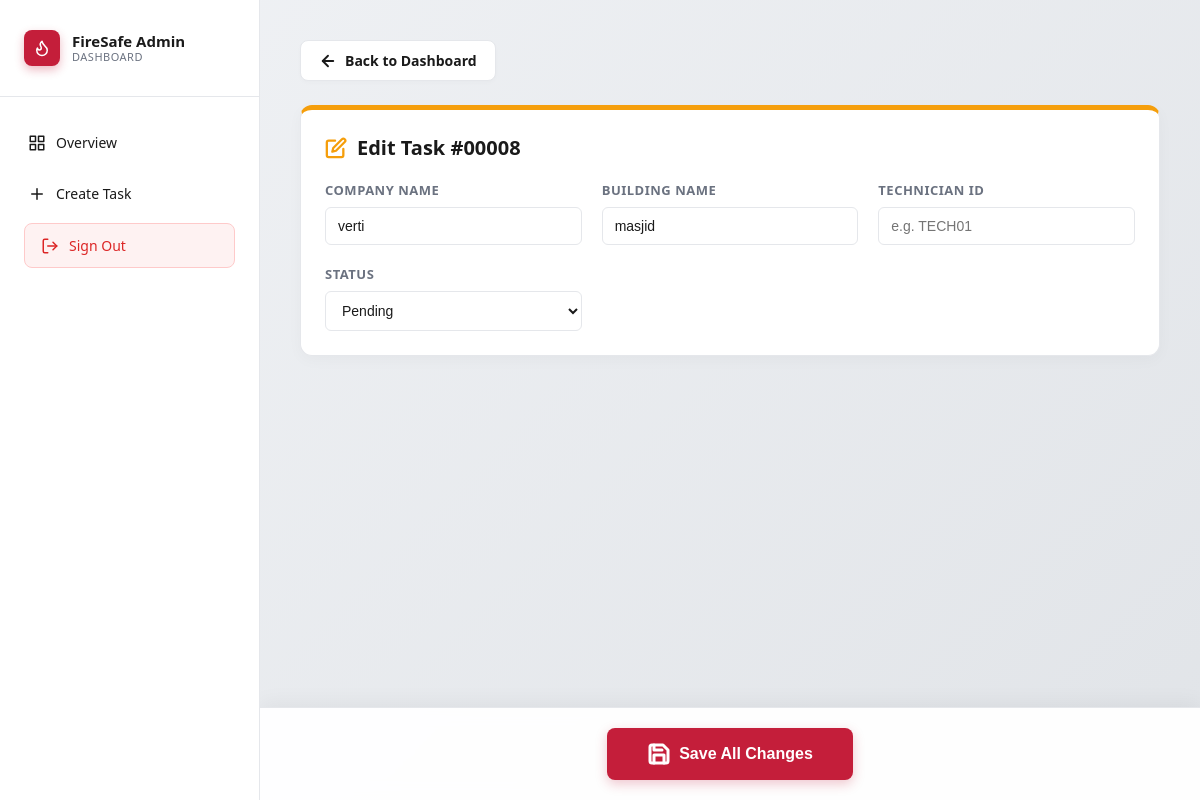
The app's page /admin_edit.php?task_id=8 (signed in) with its own data.
### tables this page shows
CREATE TABLE `tasks` (
  `task_id` int(11) NOT NULL,
  `company_name` varchar(255) NOT NULL,
  `building_name` varchar(255) NOT NULL,
  `tech_id` varchar(50) DEFAULT NULL,
  `status` enum('Pending','Completed') DEFAULT 'Pending',
  `created_at` timestamp NOT NULL DEFAULT current_timestamp(),
  `tech_sign_name` varchar(255) DEFAULT NULL,
  `client_sign_name` varchar(255) DEFAULT NULL,
  `tech_signature` longtext DEFAULT NULL,
  `client_signature` longtext DEFAULT NULL
);

### admin_edit.php (the view, shortened to what this page needs)
<?php
require 'db.php';
$task_id = isset($_GET['task_id']) ? intval($_GET['task_id']) : 0;
$task_result = $conn->query("SELECT * FROM tasks WHERE task_id = $task_id");
$task = $task_result->fetch_assoc();
?>
<!DOCTYPE html>
<html lang="en">
<head>
</head>
<body>
<div class="sidebar">
    <div class="brand">
        <div class="brand-icon">
            <svg viewBox="0 0 24 24" fill="none" stroke-width="2" stroke-linecap="round" stroke-linejoin="round">
                <path d="M8.5 14.5A2.5 2.5 0 0 0 11 12c0-1.38-.5-2-1-3-1.072-2.143-.224-4.054 2-6 .5 2.5 2 4.9 4 6.5 2 1.6 3 3.5 3 5.5a7 7 0 1 1-14 0c0-1.153.433-2.294 1-3a2.5 2.5 0 0 0 2.5 2.5z"/>
            </svg>
        </div>
        <div class="brand-name">
            FireSafe Admin
            <span>Dashboard</span>
        </div>
    </div>
    <div class="nav-links">
        <a href="admin_dashboard.php">
            Overview
        </a>
        <a href="admin_create.php">
            <svg width="18" height="18" viewBox="0 0 24 24" fill="none" stroke="currentColor" stroke-width="2" stroke-linecap="round" stroke-linejoin="round"><line x1="12" y1="5" x2="12" y2="19"></line><line x1="5" y1="12" x2="19" y2="12"></line></svg>
            Create Task
        </a>
        <a href="logout.php" class="logout" onclick="return confirm('Are you sure you want to logout?');">
            <svg width="18" height="18" viewBox="0 0 24 24" fill="none" stroke="currentColor" stroke-width="2" stroke-linecap="round" stroke-linejoin="round"><path d="M9 21H5a2 2 0 0 1-2-2V5a2 2 0 0 1 2-2h4"></path><polyline points="16 17 21 12 16 7"></polyline><line x1="21" y1="12" x2="9" y2="12"></line></svg>
            Sign Out
        </a>
    </div>
</div>
<div class="main-content">
    <div class="center-wrapper">
        <div class="header-section">
            <a href="admin_dashboard.php" class="back-link">
                <svg width="18" height="18" viewBox="0 0 24 24" fill="none" stroke="currentColor" stroke-width="2.5" stroke-linecap="round" stroke-linejoin="round"><line x1="19" y1="12" x2="5" y2="12"></line><polyline points="12 19 5 12 12 5"></polyline></svg>
                Back to Dashboard
            </a>
        </div>
        <form method="POST" enctype="multipart/form-data" id="editForm">
            <div class="task-info-box">
                <h2>
                    Edit Task #<?php echo str_pad($task_id, 5, '0', STR_PAD_LEFT); ?>
                </h2>
                <div class="info-grid">
                    <div class="field">
                        <label>Company Name</label>
                        <input type="text" name="company_name" value="<?php echo htmlspecialchars($task['company_name']); ?>" required>
                    </div>
                    <div class="field">
                        <label>Building Name</label>
                        <input type="text" name="building_name" value="<?php echo htmlspecialchars($task['building_name']); ?>" required>
                    </div>
                    <div class="field">
                        <label>Technician ID</label>
                        <input type="text" name="tech_id" value="<?php echo htmlspecialchars($task['tech_id'] ?? ''); ?>" placeholder="e.g. TECH01">
                    </div>
                    <div class="field">
                        <label>Status</label>
                        <select name="status">
                            <option value="Pending" <?php echo $task['status'] == 'Pending' ? 'selected' : ''; ?>>Pending</option>
                        </select>
                    </div>
                </div>
            </div>
            <div class="save-bar">
                <button type="submit" class="btn-save">
                    Save All Changes
                </button>
            </div>
        </form>
    </div>
</div>
</body>
</html>

### admin_edit.php (style rules this page uses)
:root { --primary: #C41E3A; --primary-hover: #a8182f; --bg-color: #f4f7f6; --surface: #ffffff; --text-main: #1a1a1a; --text-muted: #6b7280; --border: #e5e7eb; --success: #10b981; --row-alt: #f9fafb; --row-hover: #f3f4f6; }
* { box-sizing: border-box; margin: 0; padding: 0; }
body { font-family: 'Segoe UI', Tahoma, Geneva, Verdana, sans-serif; background: linear-gradient(135deg, #f0f2f5 0%, #e1e4e8 100%); color: var(--text-main); display: flex; min-height: 100vh; }
.sidebar { width: 260px; background-color: var(--surface); border-right: 1.5px solid var(--border); display: flex; flex-direction: column; position: fixed; height: 100vh; z-index: 100; transition: all 0.3s ease; }
.brand { padding: 30px 24px; display: flex; align-items: center; gap: 12px; border-bottom: 1px solid var(--border); }
.brand-icon { width: 36px; height: 36px; border-radius: 8px; background: var(--primary); display: flex; align-items: center; justify-content: center; flex-shrink: 0; box-shadow: 0 4px 10px rgba(196, 30, 58, 0.3); }
.brand-icon svg { width: 18px; height: 18px; stroke: #fff; }
.brand-name { font-size: 15px; font-weight: 700; color: var(--text-main); line-height: 1.2; }
.brand-name span { display: block; font-size: 11px; font-weight: 400; color: var(--text-muted); text-transform: uppercase; letter-spacing: 0.5px; }
.nav-links { padding: 24px 12px; display: flex; flex-direction: column; gap: 8px; }
.sidebar a { display: flex; align-items: center; gap: 10px; color: var(--text-main); padding: 12px 16px; text-decoration: none; font-weight: 500; font-size: 14px; border-radius: 8px; transition: background 0.2s, color 0.2s; }
.logout { margin-top: auto; margin-bottom: 24px; margin-left: 12px; margin-right: 12px; color: #dc2626 !important; background: #fef2f2; border: 1px solid #fecaca; }
.main-content { margin-left: 260px; padding: clamp(20px, 4vw, 40px); width: calc(100% - 260px); display: flex; flex-direction: column; align-items: center; }
.center-wrapper { width: 100%; max-width: 1300px; padding-bottom: 80px; }
.header-section { margin-bottom: 24px; display: flex; flex-direction: column; gap: 8px; }
.back-link { display: inline-flex; align-items: center; gap: 8px; background: var(--surface); color: var(--text-main); text-decoration: none; padding: 10px 18px; border-radius: 8px; border: 1.5px solid var(--border); font-weight: 600; font-size: 14px; box-shadow: 0 2px 4px rgba(0,0,0,0.02); transition: all 0.2s ease; width: fit-content; }
.back-link svg { width: 18px; height: 18px; flex-shrink: 0; stroke: currentColor; transition: transform 0.2s ease; }
.task-info-box { background: var(--surface); padding: 24px; border-radius: 12px; border: 1px solid var(--border); box-shadow: 0 4px 15px rgba(0,0,0,0.03); margin-bottom: 30px; border-top: 5px solid #f59e0b; }
.task-info-box h2 { margin: 0 0 20px 0; color: var(--text-main); font-size: 20px; font-weight: 700; display: flex; align-items: center; gap: 10px; }
.info-grid { display: grid; grid-template-columns: repeat(auto-fit, minmax(220px, 1fr)); gap: 20px; }
.info-grid label { display: block; font-weight: 600; color: var(--text-muted); margin-bottom: 8px; font-size: 13px; text-transform: uppercase; letter-spacing: 0.5px; }
input[type="text"], select { width: 100%; padding: 10px 12px; border: 1.5px solid var(--border); border-radius: 6px; font-size: 14px; box-sizing: border-box; transition: all 0.2s; background: var(--surface); color: var(--text-main); font-weight: 500; }
.save-bar { position: fixed; bottom: 0; left: 260px; width: calc(100% - 260px); background: rgba(255,255,255,0.95); padding: 20px 0; border-top: 1px solid var(--border); text-align: center; z-index: 10; box-shadow: 0 -4px 20px rgba(0,0,0,0.05); backdrop-filter: blur(8px); }
.btn-save { background: var(--primary); color: white; border: none; padding: 14px 40px; font-size: 16px; font-weight: 700; border-radius: 8px; cursor: pointer; transition: all 0.2s; box-shadow: 0 4px 12px rgba(196,30,58,0.25); display: inline-flex; align-items: center; gap: 8px; }

### records on screen
tasks: company_name "verti", building_name "masjid", status "Pending"

### other values on screen
str_pad($task_id, 5, '0', STR_PAD_LEFT) "00008"
